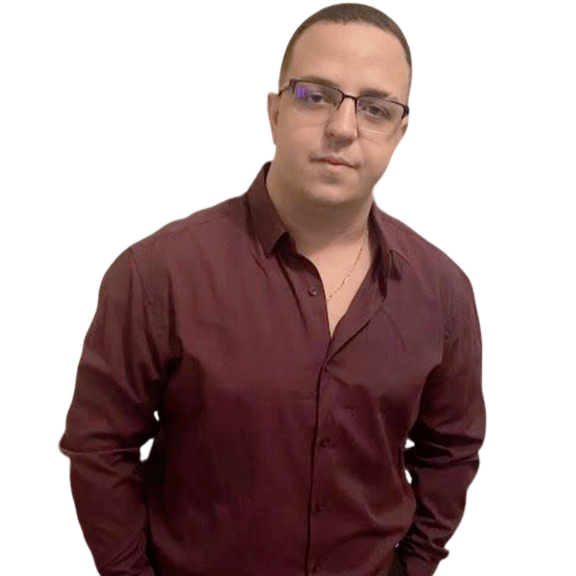
#> input picture img/eu2.png, 576 x 576 px
$ python optimize_images.py
#> lines starting #> are read from the running program, lines starting #| are printed output that depends on the picture
#!/usr/bin/env python3
"""Redimensiona e exporta WebP + JPEG/PNG otimizados para o portfolio."""
from __future__ import annotations

import os
from pathlib import Path

from PIL import Image, ImageDraw, ImageFilter

ROOT = Path(__file__).resolve().parent.parent
IMG = ROOT / "img"


def save_webp(im: Image.Image, dest: Path, quality: int = 82) -> None:
    dest.parent.mkdir(parents=True, exist_ok=True)
    rgb = im.convert("RGB") if im.mode in ("RGBA", "P") else im
    rgb.save(dest, "WEBP", quality=quality, method=6)


def save_jpg(im: Image.Image, dest: Path, quality: int = 72) -> None:
    dest.parent.mkdir(parents=True, exist_ok=True)
    rgb = im.convert("RGB")
    rgb.save(dest, "JPEG", quality=quality, optimize=True, progressive=True)


def resize_fit(im: Image.Image, max_w: int, max_h: int | None = None) -> Image.Image:
    w, h = im.size
    if max_h is None:
        if w <= max_w:
            return im
        ratio = max_w / w
        return im.resize((max_w, int(h * ratio)), Image.Resampling.LANCZOS)
    if w <= max_w and h <= max_h:
        return im
    ratio = min(max_w / w, max_h / h)
    return im.resize((int(w * ratio), int(h * ratio)), Image.Resampling.LANCZOS)


def process_png_pair(src_rel: str, max_w: int, max_h: int | None, webp_q: int = 82) -> tuple[int, int]:
    """Retorna (largura, altura) finais após resize."""
    src = ROOT / src_rel
    if not src.exists():
        raise FileNotFoundError(src)
    im = Image.open(src)
    out = resize_fit(im, max_w, max_h)
    base = src.with_suffix("")
    webp_path = Path(str(base) + ".webp")
    save_webp(out, webp_path, quality=webp_q)
    # PNG otimizado menor que original (paleta ou RGB)
    png_path = Path(str(base) + "-opt.png")
    if out.mode == "RGBA":
        out.save(png_path, "PNG", optimize=True)
    else:
        out.convert("RGB").save(png_path, "PNG", optimize=True)
    return out.size


def hero_background_jpg() -> None:
    """Gera um fundo escuro leve (substitui asset ausente)."""
    w, h = 1920, 1080
    base = Image.new("RGB", (w, h), (15, 30, 28))
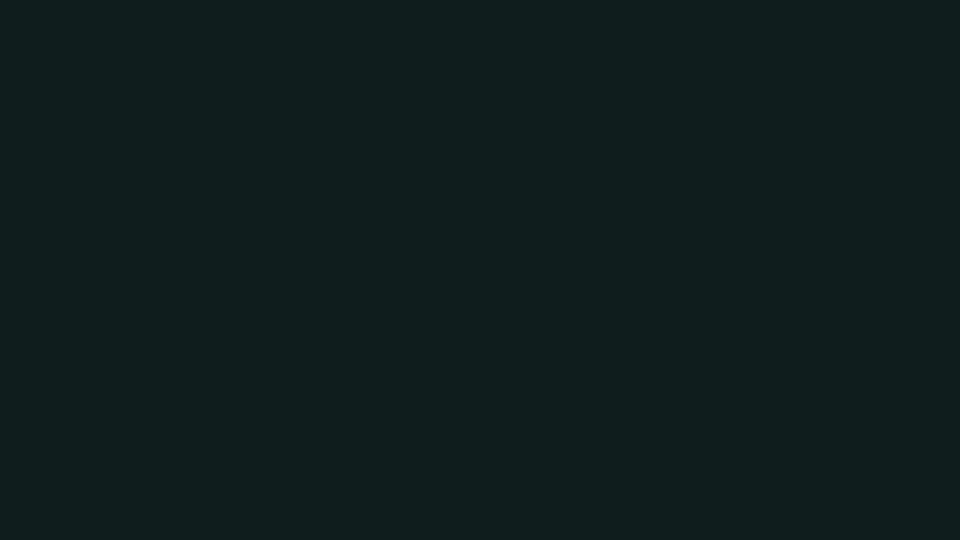
#> base: PIL image 1920x1080 RGB (shown at 1/2 size); mean R, G, B 15, 30, 28
    noise = Image.effect_noise((w // 4, h // 4), 40).convert("RGB")
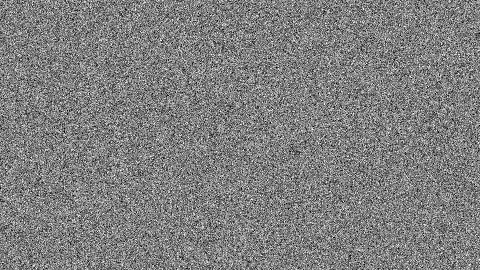
#> noise: PIL image 480x270 RGB; min 0, max 255, mean 127.3
    noise = noise.resize((w, h), Image.Resampling.BILINEAR)
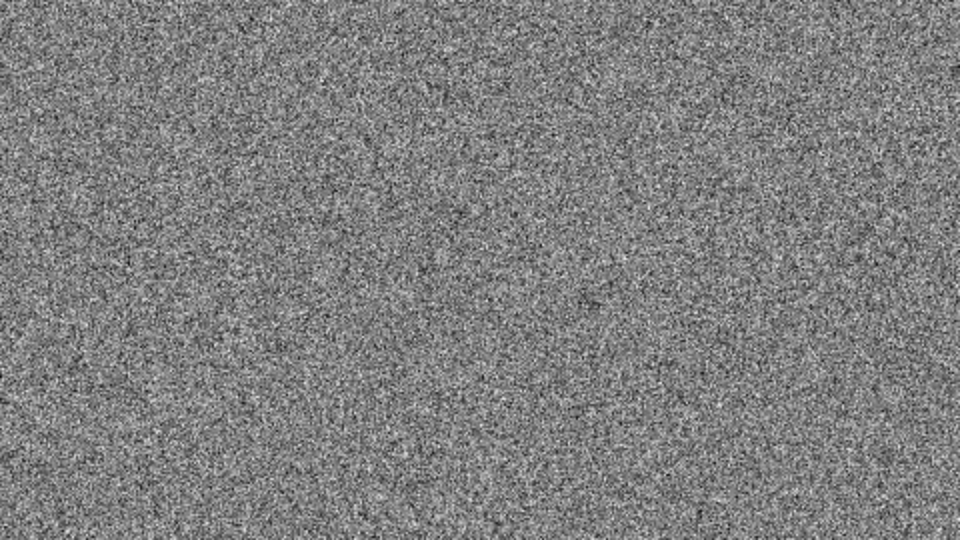
#> noise: PIL image 1920x1080 RGB (shown at 1/2 size); min 6, max 243, mean 127.5
    blended = Image.blend(base, noise, 0.12)
    # vinheta escura
    draw = ImageDraw.Draw(blended)
    for i in range(0, w, 80):
        draw.line([(i, 0), (i + h, h)], fill=(20, 45, 40), width=2)
    blended = blended.filter(ImageFilter.GaussianBlur(radius=1.2))
    save_jpg(blended, IMG / "code-background.jpg", quality=68)


def main() -> None:
    os.chdir(ROOT)
    # Remover duplicados * copy.png
    for p in (IMG / "systagio").glob("* copy.png"):
        p.unlink()
        print("removed", p)

    hero_background_jpg()
    print("wrote", IMG / "code-background.jpg")

    # Avatar hero: exibido ~288px -> 576 retina
    process_png_pair("img/eu2.png", 576, 576, webp_q=80)
#> in process_png_pair, im is the input picture: PIL image 576x576 RGBA; mean R, G, B, A 45.2, 24.3, 24, 123.4
#> in save_webp, `rgb = im.convert("RGB") if im.mode in ("RGBA", "P") else im`:
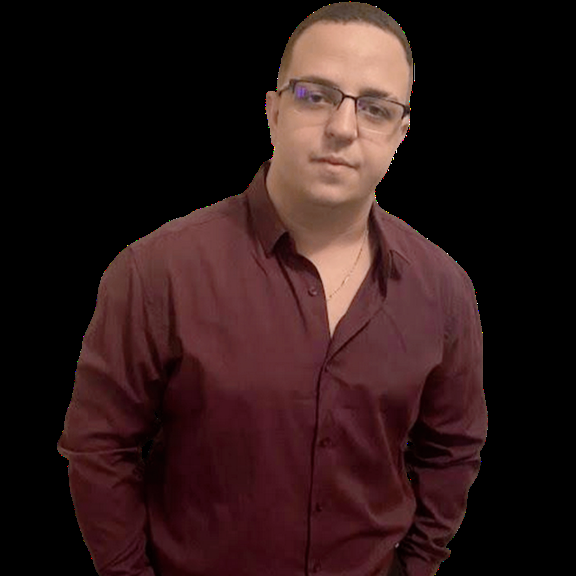
#> rgb: PIL image 576x576 RGB; mean R, G, B 45.2, 24.3, 24

    # Cards projetos: largura máxima ~400px col -> 800 retina, altura crop h-48 ~192px
    for sub in ["espacocarioca", "guto", "digipro", "centroempresarial"]:
        process_png_pair(f"img/{sub}/capa.png", 800, 400, webp_q=82)

    # File storage: ícone na UI pequeno
    process_png_pair("img/filestorage/icon.png", 512, 512, webp_q=85)

    # DigiFin: ícone na seção destaque
    process_png_pair("img/digifin/icon.png", 512, 512, webp_q=85)

    # Systagio carrossel: largura ~448–600px -> 1200 largura máx para retina
    systagio = IMG / "systagio"
    for name in [
        "Dashboard.png",
        "7-alunos.png",
        "8-empresas.png",
        "9-estagios.png",
        "10-horarios.png",
        "11-termoContrato.png",
        "gerenciar-relatorio.png",
        "relatorio-1.png",
    ]:
        p = systagio / name
        if p.exists():
            process_png_pair(f"img/systagio/{name}", 1200, 800, webp_q=82)
            print("ok", name)

    print("done.")


if __name__ == "__main__":
#> (the run stopped early here; a loop or call above may not have finished)
